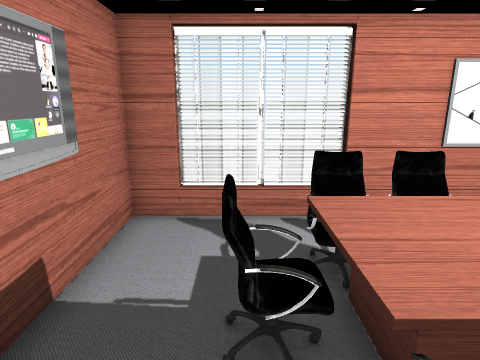
view 1 (above)

12 first-person views from a walk through a scene from a Unity 3-D project. The camera is 1.5 m above the floor, tilts 14° down and sees 75° across. The floor is counted in squares, 0.5 m on a side. Each view is taken from the middle of a square. On the plan, view 1 faces up. The plan holds only what a view shows up to about 20 squares ahead; the rest is blank. Some surface patterns are stand-ins.

view 2
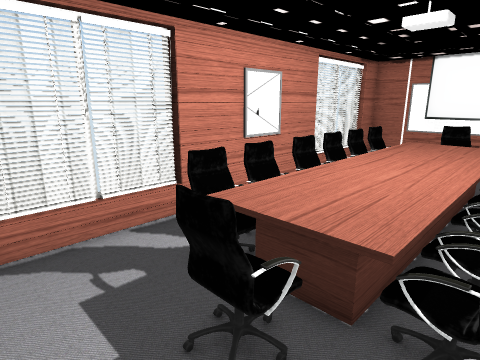

view 3
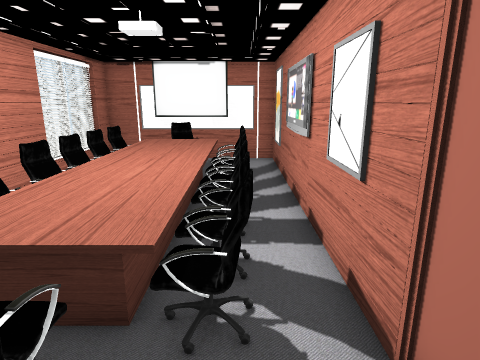

view 4
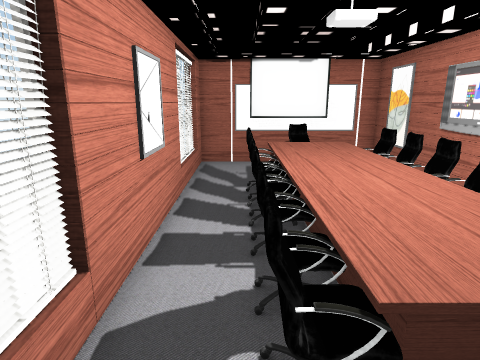

view 5
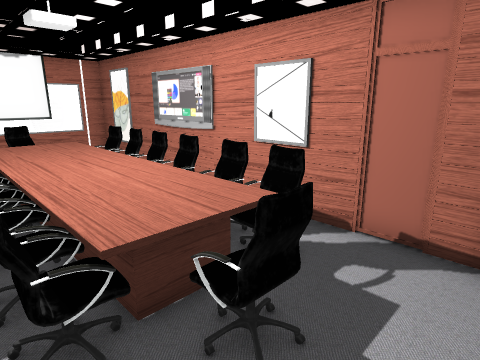

view 6
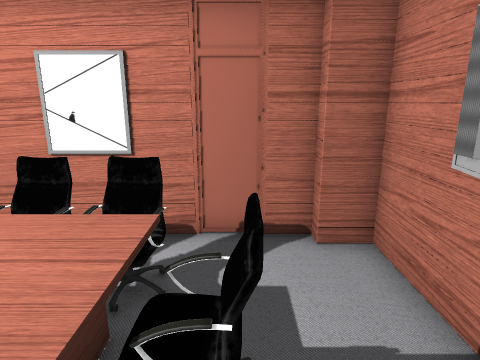

view 7
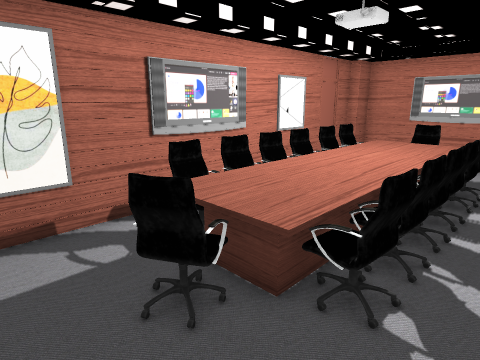

view 8
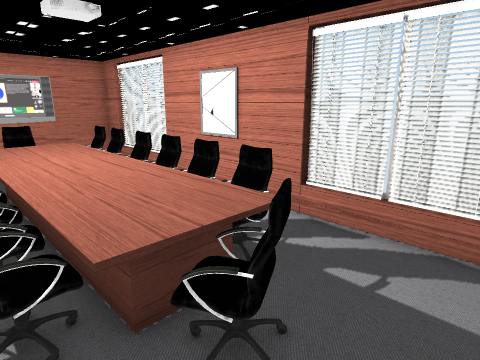

view 9
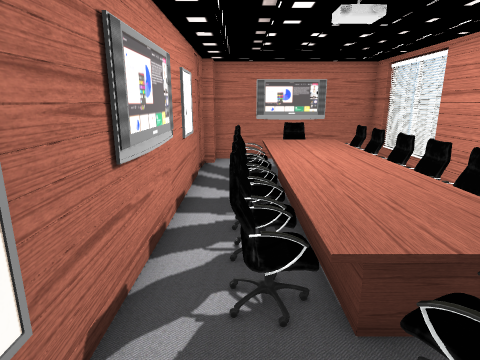

view 10
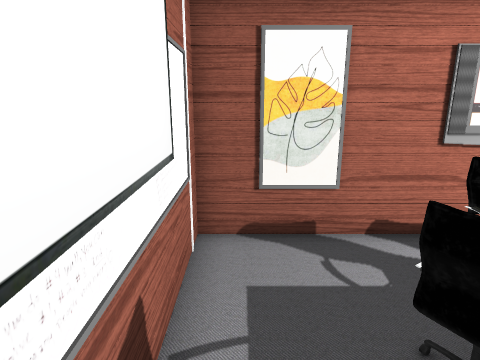

view 11
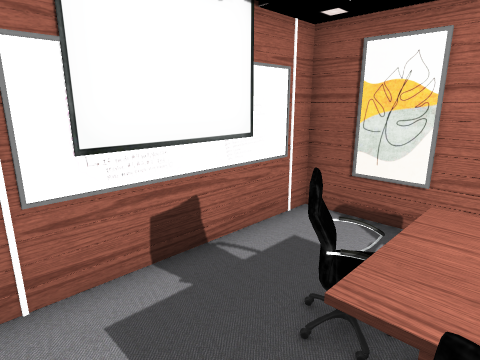

view 12
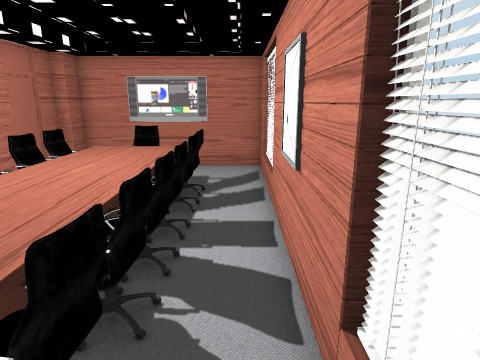

### Floor plan
Points are (right, up) in squares from view 1. A wall is a line through its corners. A room is listed if a view was taken in it or the views show most of it. See-through windows are left out.
Room 1 (views 1, 2, 3, 4, 5, 6, 7, 8, 9, 10, 11, 12)
walls: (3.4, -0.8) (12.5, -0.8); (9.3, 8) (2.7, 8); (2.8, 8.2) (-1.6, 8.2); (13.5, -0.8) (15, -0.8) (15, 0.6); (-2.9, 2.6) (-2.9, -0.3) (-1.7, -0.3) (-1.7, -0.8) (2.6, -0.8); (-1.4, 8) (-2.9, 8) (-2.9, 5.4); (15, 4.4) (15, 5.6); (13.8, 8.2) (9.3, 8.2); (15, 6.4) (15, 8) (13.7, 8)
objects: other object (1, 2) to (2, 2); other object (1, 3) to (1, 4); other object (1, 5) to (2, 5); other object (2, 2) to (11, 5); other object (3, 2) to (4, 2); other object (3, 5) to (4, 5); other object (5, 2); other object (5, 5); other object (6, 2) to (7, 2); other object (6, 5) to (7, 5); other object (8, 2); other object (8, 5); other object (9, 2) to (10, 2); other object (9, 5) to (10, 5); other object (11, 3) to (11, 4)

Positions as (right, up) in squares from view 1, and headings:
1: (0, 0), facing up
2: (-2, 1), facing up-right
3: (-2, 1), facing right
4: (-1, 6), facing right
5: (-2, 6), facing down-right
6: (0, 6), facing down
7: (14, 7), facing down-left
8: (14, 1), facing up-left
9: (14, 1), facing left
10: (14, 6), facing down
11: (10, 7), facing down-right
12: (12, 7), facing left
